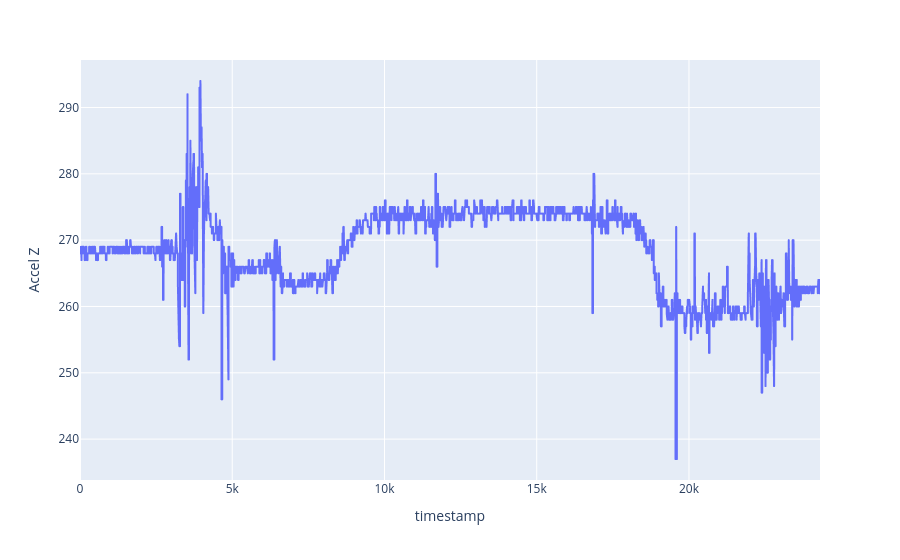

Notebook source saved alongside this figure:
### Code cell
accel_data.plot(x="timestamp", y="Accel Z")

### Figure 1 — Plotly figure (JSON) as saved in the notebook; plotly's stock layout.template omitted (floating-point values rounded to 4 significant figures; data arrays with more than 128 entries replaced by an {"elided": "..."} marker saying what was removed)
{"data": [{"hovertemplate": "timestamp=%{x}<br>Accel Z=%{y}<extra></extra>", "legendgroup": "", "line": {"color": "#636efa", "dash": "solid"}, "marker": {"symbol": "circle"}, "mode": "lines", "name": "", "showlegend": false, "type": "scattergl", "x": {"elided": "4473 int values"}, "xaxis": "x", "y": {"elided": "4473 int values"}, "yaxis": "y"}], "layout": {"legend": {"tracegroupgap": 0}, "margin": {"t": 60}, "xaxis": {"anchor": "y", "domain": [0, 1], "title": {"text": "timestamp"}}, "yaxis": {"anchor": "x", "domain": [0, 1], "title": {"text": "Accel Z"}}}}
